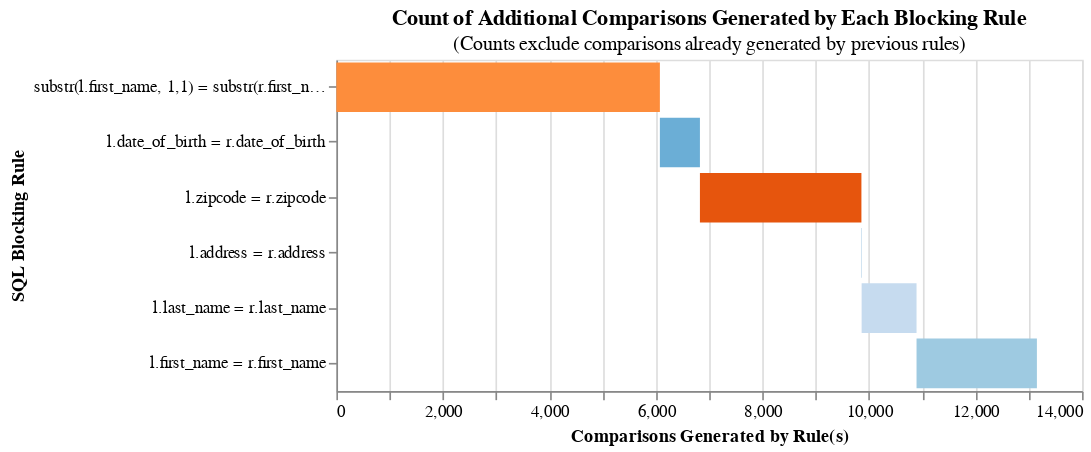

Notebook code for this chart:
### Markdown cell above
# Create some blocking rules and count comparisons using the linker created above

Order of rules doesn't matter. All that matters is:

1. Is (almost) every true match captured by one of the rules?
2. Is the total number of comparisons computationally feasible?

### Code cell
prediction_blocking_rules = [
    (
        'substr(l.first_name, 1,1) = substr(r.first_name, 1,1)'
        ' and substr(l.last_name, 1,1) = substr(r.last_name, 1,1)'
    ),
    'l.date_of_birth = r.date_of_birth',
    'l.zipcode = r.zipcode',
    'l.address = r.address',
    'l.last_name = r.last_name',
    'l.first_name = r.first_name',
    # Let's first see how well we do without these very loose rules:
#     'l.sex = r.sex and substr(l.zipcode, 1,3) = substr(r.zipcode, 1,3)',
#     'substr(l.zipcode, 1,3) = substr(r.zipcode, 1,3)',
]

print('Cartesion product of input:', len(df_census_u5) * len(df_wic), '\n')

for rule in prediction_blocking_rules:
    count = linker.count_num_comparisons_from_blocking_rule(rule)
    print(f"Number of comparisons generated by '{rule}': {count:,.0f}")

linker.cumulative_num_comparisons_from_blocking_rules_chart(prediction_blocking_rules)

### Figure 1 — Vega-Lite specification as saved in the notebook (floating-point values rounded to 4 significant figures)
{"$schema": "https://vega.github.io/schema/vega-lite/v5.json", "width": 450, "height": 200, "title": {"text": "Count of Additional Comparisons Generated by Each Blocking Rule", "subtitle": "(Counts exclude comparisons already generated by previous rules)"}, "data": {"values": [{"row_count": 6074, "rule": "substr(l.first_name, 1,1) = substr(r.first_name, 1,1) and substr(l.last_name, 1,1) = substr(r.last_name, 1,1)", "cumulative_rows": 6074, "cartesian": 1419819, "reduction_ratio": "The rolling reduction ratio with your given blocking rule(s) is 0.996. \nThis represents the reduction in the total number of comparisons due to your rule(s).", "start": 0}, {"row_count": 752, "rule": "l.date_of_birth = r.date_of_birth", "cumulative_rows": 6826, "cartesian": 1419819, "reduction_ratio": "The rolling reduction ratio with your given blocking rule(s) is 0.995. \nThis represents the reduction in the total number of comparisons due to your rule(s).", "start": 6074}, {"row_count": 3032, "rule": "l.zipcode = r.zipcode", "cumulative_rows": 9858, "cartesian": 1419819, "reduction_ratio": "The rolling reduction ratio with your given blocking rule(s) is 0.993. \nThis represents the reduction in the total number of comparisons due to your rule(s).", "start": 6826}, {"row_count": 4, "rule": "l.address = r.address", "cumulative_rows": 9862, "cartesian": 1419819, "reduction_ratio": "The rolling reduction ratio with your given blocking rule(s) is 0.993. \nThis represents the reduction in the total number of comparisons due to your rule(s).", "start": 9858}, {"row_count": 1031, "rule": "l.last_name = r.last_name", "cumulative_rows": 10893, "cartesian": 1419819, "reduction_ratio": "The rolling reduction ratio with your given blocking rule(s) is 0.992. \nThis represents the reduction in the total number of comparisons due to your rule(s).", "start": 9862}, {"row_count": 2260, "rule": "l.first_name = r.first_name", "cumulative_rows": 13153, "cartesian": 1419819, "reduction_ratio": "The rolling reduction ratio with your given blocking rule(s) is 0.991. \nThis represents the reduction in the total number of comparisons due to your rule(s).", "start": 10893}]}, "mark": "bar", "encoding": {"x": {"title": "Comparisons Generated by Rule(s)", "field": "start", "type": "quantitative"}, "x2": {"field": "cumulative_rows"}, "y": {"field": "rule", "title": "SQL Blocking Rule", "sort": ["-x2"]}, "color": {"field": "rule", "legend": null, "scale": {"scheme": "category20c"}}, "order": {"field": "cumulative_rows"}, "tooltip": [{"type": "nominal", "field": "rule", "title": "SQL Condition"}, {"type": "quantitative", "field": "row_count", "title": "Comparisons Generated", "format": ","}, {"type": "quantitative", "field": "cumulative_rows", "title": "Cumulative Comparisons", "format": ","}, {"type": "quantitative", "field": "cartesian", "title": "Cartesian Product of Input Data", "format": ","}, {"type": "quantitative", "field": "reduction_ratio", "title": "Reduction Ratio (cumulative rows/cartesian product)"}]}}
